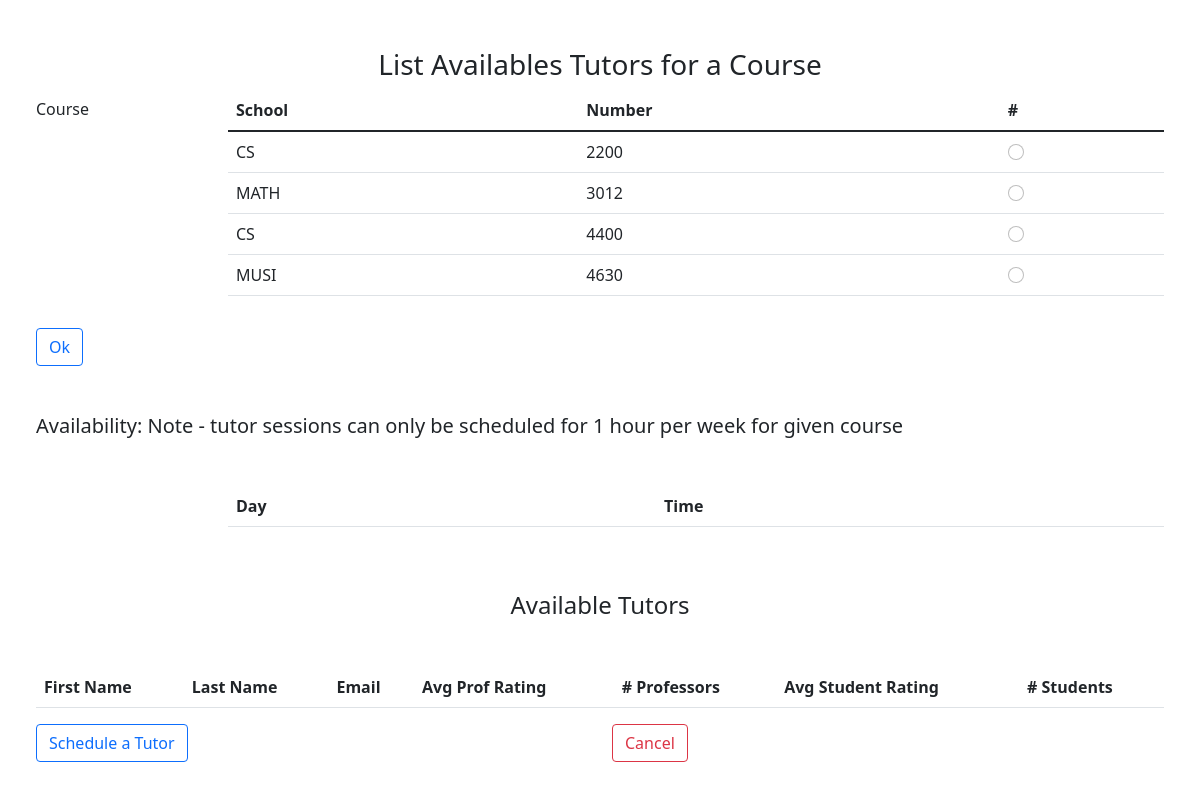
The app's page /mytutors/search_schedule_tutor.php (signed in) with its own data.
### tables this page shows
CREATE TABLE `courses` (
  `Number` int(11) NOT NULL,
  `School` text NOT NULL
);

### mytutors/search_schedule_tutor.php (the view, shortened to what this page needs)
<?php
$courses = [];
try {
    $DATABASE_HOST = 'localhost';
    $DATABASE_USER = 'root';
    $DATABASE_PASS = 'root';
    $DATABASE_NAME = 'mytutors';
    $con = new PDO("mysql:host=$DATABASE_HOST;dbname=$DATABASE_NAME", $DATABASE_USER, $DATABASE_PASS);
    $con->setAttribute(PDO::ATTR_ERRMODE, PDO::ERRMODE_EXCEPTION);
     $stmt = $con->prepare("select * from  `courses`");
     $stmt->execute();
     $courses = $stmt->fetchAll(PDO::FETCH_ASSOC);
  } catch(PDOException $e) {
    echo "Database connection error: " . $e->getMessage();
  }
?>
<!DOCTYPE html>
<html lang="en">
<head>
    <link rel="stylesheet" href="https://cdn.jsdelivr.net/npm/bootstrap@5.1.3/dist/css/bootstrap.min.css">
</head>
<body>
<div class="row">
    <div class="col px-5 ">
        <h3 class="text-center mt-5">List Availables Tutors for a Course</h3>
        <form action="search_schedule_tutor.php" method="POST">
        <div class="mb-3 row">
            <label for="staticEmail" class="col-sm-2 col-form-label">Course</label>
            <div class="col-sm-10">
            <table class="table">
                <thead>
                    <tr>
                        <th scope="col">School</th>
                        <th scope="col">Number</th>
                        <th scope="col">#</th>
                    </tr>
                </thead>
                <tbody>
                <?php foreach ($courses as $key => $course) {
                      ?>
                    <tr>
                        <td><?php echo $course['School']; ?></td>
                        <td><?php echo $course['Number']; ?></td>
                        <td>
                        <div>
                            <input class="form-check-input course-radio" <?php if(isset($_POST['Course']) && $_POST['Course']==$course['Number'] ) echo "checked"; ?> type="radio" name="Course" value="<?php echo $course['Number']; ?>">
                        </div>
                        </td>
                    </tr>
                      <?php
                    }
                    ?>
                </tbody>
                </table>
            </div>
        </div>
        <div class="row">
            <div class="col">
                <button type="submit" class="btn btn-outline-primary">Ok</button>
            </div>
        </div>
        </form>
        <h5 class="my-5">Availability: Note - tutor sessions can only be scheduled for 1 hour per week for given course</h5>
        <div class="mb-3 row">
            <div class="col-sm-10 offset-2">
            <table class="table">
                <thead>
                    <tr>
                        <th scope="col">Day</th>
                        <th scope="col">Time</th>
                    </tr>
                </thead>
            </table>
            </div>
        </div>
        <form action="schudule_tutor.php" method="get">
        <h4 class="text-center my-5">Available Tutors</h4>
        <table class="table">
                <thead>
                    <tr>
                        <th scope="col">First Name</th>
                        <th scope="col">Last Name</th>
                        <th scope="col">Email</th>
                        <th scope="col">Avg Prof Rating</th>
                        <th scope="col"># Professors</th>
                        <th scope="col">Avg Student Rating</th>
                        <th scope="col"># Students</th>
                    </tr>
                </thead>
            </table>
        <div class="row">
            <div class="col">
                <button type="submit"class="btn btn-outline-primary">Schedule a Tutor</button>
            </div>
            <div class="col">
                <a href="home.php" class="btn btn-outline-danger">Cancel</a>
            </div>
        </div>
        </form>
    </div>
</div>
</body>
</html>

### records on screen
courses: School "CS", Number "2200"
courses: School "MATH", Number "3012"
courses: School "CS", Number "4400"
courses: School "MUSI", Number "4630"
